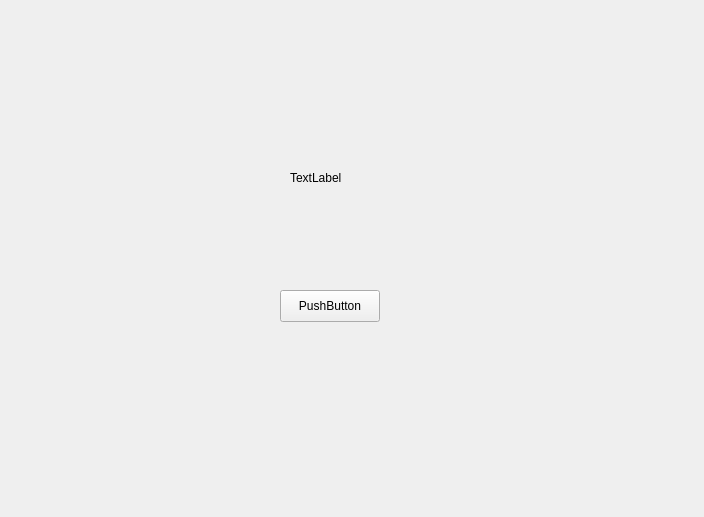
<?xml version="1.0" encoding="UTF-8"?>
<ui version="4.0">
 <class>FFMPEGTest</class>
 <widget class="QWidget" name="FFMPEGTest">
  <property name="geometry">
   <rect>
    <x>0</x>
    <y>0</y>
    <width>704</width>
    <height>517</height>
   </rect>
  </property>
  <property name="windowTitle">
   <string>Form</string>
  </property>
  <widget class="QLabel" name="label">
   <property name="geometry">
    <rect>
     <x>290</x>
     <y>170</y>
     <width>58</width>
     <height>16</height>
    </rect>
   </property>
   <property name="text">
    <string>TextLabel</string>
   </property>
  </widget>
  <widget class="QPushButton" name="pushButton">
   <property name="geometry">
    <rect>
     <x>280</x>
     <y>290</y>
     <width>100</width>
     <height>32</height>
    </rect>
   </property>
   <property name="text">
    <string>PushButton</string>
   </property>
  </widget>
 </widget>
 <resources/>
 <connections/>
</ui>
